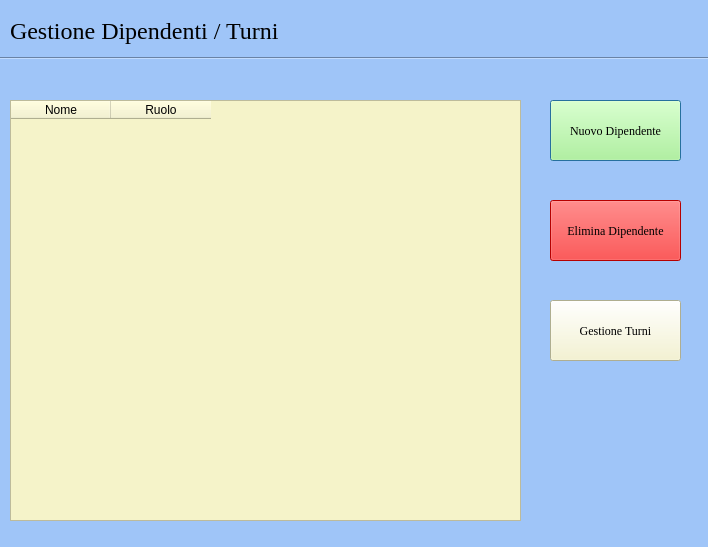
<?xml version="1.0" encoding="UTF-8"?>
<ui version="4.0">
 <class>formGestioneDipendenti</class>
 <widget class="QDialog" name="formGestioneDipendenti">
  <property name="geometry">
   <rect>
    <x>0</x>
    <y>0</y>
    <width>708</width>
    <height>547</height>
   </rect>
  </property>
  <property name="windowTitle">
   <string>Dialog</string>
  </property>
  <property name="styleSheet">
   <string notr="true">background-color: rgb(159, 197, 248);</string>
  </property>
  <widget class="QTableWidget" name="twDipendenti">
   <property name="geometry">
    <rect>
     <x>10</x>
     <y>100</y>
     <width>511</width>
     <height>421</height>
    </rect>
   </property>
   <property name="minimumSize">
    <size>
     <width>100</width>
     <height>50</height>
    </size>
   </property>
   <property name="font">
    <font>
     <family>Georgia</family>
    </font>
   </property>
   <property name="styleSheet">
    <string notr="true">background-color: rgb(245, 243, 201);</string>
   </property>
   <column>
    <property name="text">
     <string>Nome</string>
    </property>
   </column>
   <column>
    <property name="text">
     <string>Ruolo</string>
    </property>
   </column>
  </widget>
  <widget class="Line" name="line_sopra">
   <property name="geometry">
    <rect>
     <x>-10</x>
     <y>50</y>
     <width>791</width>
     <height>16</height>
    </rect>
   </property>
   <property name="orientation">
    <enum>Qt::Horizontal</enum>
   </property>
  </widget>
  <widget class="QLabel" name="lbl_titolo_gtd">
   <property name="geometry">
    <rect>
     <x>10</x>
     <y>10</y>
     <width>551</width>
     <height>41</height>
    </rect>
   </property>
   <property name="font">
    <font>
     <family>Georgia</family>
     <pointsize>18</pointsize>
    </font>
   </property>
   <property name="text">
    <string>Gestione Dipendenti / Turni </string>
   </property>
  </widget>
  <widget class="QPushButton" name="btNuovoDipendente">
   <property name="geometry">
    <rect>
     <x>550</x>
     <y>100</y>
     <width>131</width>
     <height>61</height>
    </rect>
   </property>
   <property name="font">
    <font>
     <family>Georgia</family>
    </font>
   </property>
   <property name="styleSheet">
    <string notr="true">
background-color: rgb(170, 255, 127);</string>
   </property>
   <property name="text">
    <string>Nuovo Dipendente</string>
   </property>
  </widget>
  <widget class="QPushButton" name="btEliminaDipendente">
   <property name="geometry">
    <rect>
     <x>550</x>
     <y>200</y>
     <width>131</width>
     <height>61</height>
    </rect>
   </property>
   <property name="font">
    <font>
     <family>Georgia</family>
    </font>
   </property>
   <property name="styleSheet">
    <string notr="true">background-color: rgb(255, 0, 0);</string>
   </property>
   <property name="text">
    <string>Elimina Dipendente</string>
   </property>
  </widget>
  <widget class="QPushButton" name="btGestioneTurni">
   <property name="geometry">
    <rect>
     <x>550</x>
     <y>300</y>
     <width>131</width>
     <height>61</height>
    </rect>
   </property>
   <property name="font">
    <font>
     <family>Georgia</family>
    </font>
   </property>
   <property name="styleSheet">
    <string notr="true">background-color: rgb(245, 243, 201);</string>
   </property>
   <property name="text">
    <string>Gestione Turni</string>
   </property>
  </widget>
 </widget>
 <resources>
  <include location="Risorse/Icons.qrc"/>
 </resources>
 <connections/>
</ui>
